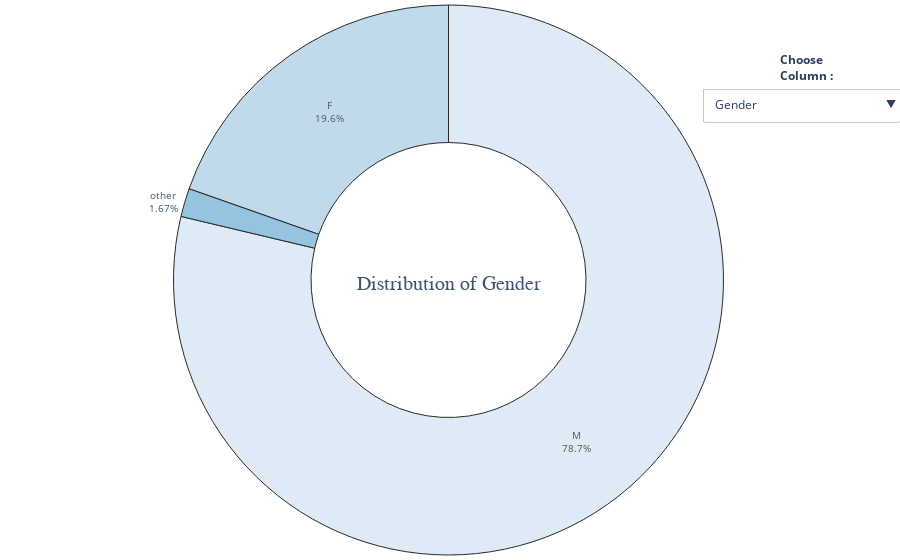

Notebook code cell kept with this figure:
### Code cell
# Univariate visualization of categorical variables

workplace_df_ = workplace_df.drop(['Age', 'Country'], axis=1)

buttons = []
i = 0
vis = [False] * 24

for col in workplace_df_.columns:
    vis[i] = True
    buttons.append({'label' : col,
             'method' : 'update',
             'args'   : [{'visible' : vis},
             {'title'  : col}] })
    i+=1
    vis = [False] * 24

fig = go.Figure()

for col in workplace_df_.columns:
    fig.add_trace(go.Pie(
             values = workplace_df_[col].value_counts(),
             labels = workplace_df_[col].value_counts().index,
             title = dict(text = 'Distribution of {}'.format(col),
                          font = dict(size=20, family = 'bold'),
                          ),
             hole = 0.5,
             hoverinfo='label+percent',))

fig.update_traces(hoverinfo='label+percent',
                  textinfo='label+percent',
                  textfont_size=10,
                  opacity = 0.9,
                  showlegend = False,
                  marker = dict(colors = sns.color_palette('Blues').as_hex(),
                              line=dict(color='#111111', width=1)))
              

fig.update_layout(margin=dict(t=0, b=0, l=0, r=0),
                  updatemenus = [dict(
                        type = 'dropdown',
                        x = 1.15,
                        y = 0.85,
                        showactive = True,
                        active = 0,
                        buttons = buttons)],
                 annotations=[
                             dict(text = "<b>Choose<br>Column<b> : ",
                             showarrow=False,
                             x = 1.06, y = 0.92, yref = "paper", align = "left")])

for i in range(1,22):
    fig.data[i].visible = False

fig.show()

### Figure 1 — Plotly figure (JSON) as saved in the notebook; plotly's stock layout.template omitted (floating-point values rounded to 4 significant figures)
{"data": [{"hole": 0.5, "hoverinfo": "label+percent", "labels": ["M", "F", "other"], "marker": {"colors": ["#dbe9f6", "#bad6eb", "#89bedc", "#539ecd", "#2b7bba", "#0b559f"], "line": {"color": "#111111", "width": 1}}, "opacity": 0.9, "showlegend": false, "textfont": {"size": 10}, "textinfo": "label+percent", "title": {"font": {"family": "bold", "size": 20}, "text": "Distribution of Gender"}, "type": "pie", "values": [991, 247, 21]}, {"hole": 0.5, "hoverinfo": "label+percent", "labels": ["No", "Yes"], "marker": {"colors": ["#dbe9f6", "#bad6eb", "#89bedc", "#539ecd", "#2b7bba", "#0b559f"], "line": {"color": "#111111", "width": 1}}, "opacity": 0.9, "showlegend": false, "textfont": {"size": 10}, "textinfo": "label+percent", "title": {"font": {"family": "bold", "size": 20}, "text": "Distribution of self_employed"}, "type": "pie", "values": [1111, 148], "visible": false}, {"hole": 0.5, "hoverinfo": "label+percent", "labels": ["No", "Yes"], "marker": {"colors": ["#dbe9f6", "#bad6eb", "#89bedc", "#539ecd", "#2b7bba", "#0b559f"], "line": {"color": "#111111", "width": 1}}, "opacity": 0.9, "showlegend": false, "textfont": {"size": 10}, "textinfo": "label+percent", "title": {"font": {"family": "bold", "size": 20}, "text": "Distribution of family_history"}, "type": "pie", "values": [767, 492], "visible": false}, {"hole": 0.5, "hoverinfo": "label+percent", "labels": ["Yes", "No"], "marker": {"colors": ["#dbe9f6", "#bad6eb", "#89bedc", "#539ecd", "#2b7bba", "#0b559f"], "line": {"color": "#111111", "width": 1}}, "opacity": 0.9, "showlegend": false, "textfont": {"size": 10}, "textinfo": "label+percent", "title": {"font": {"family": "bold", "size": 20}, "text": "Distribution of treatment"}, "type": "pie", "values": [637, 622], "visible": false}, {"hole": 0.5, "hoverinfo": "label+percent", "labels": ["Sometimes", "Never", "Rarely", "Often"], "marker": {"colors": ["#dbe9f6", "#bad6eb", "#89bedc", "#539ecd", "#2b7bba", "#0b559f"], "line": {"color": "#111111", "width": 1}}, "opacity": 0.9, "showlegend": false, "textfont": {"size": 10}, "textinfo": "label+percent", "title": {"font": {"family": "bold", "size": 20}, "text": "Distribution of work_interfere"}, "type": "pie", "values": [602, 264, 214, 179], "visible": false}, {"hole": 0.5, "hoverinfo": "label+percent", "labels": ["6-25", "26-100", "More than 1000", "100-500", "1-5", "500-1000"], "marker": {"colors": ["#dbe9f6", "#bad6eb", "#89bedc", "#539ecd", "#2b7bba", "#0b559f"], "line": {"color": "#111111", "width": 1}}, "opacity": 0.9, "showlegend": false, "textfont": {"size": 10}, "textinfo": "label+percent", "title": {"font": {"family": "bold", "size": 20}, "text": "Distribution of no_employees"}, "type": "pie", "values": [290, 289, 282, 176, 162, 60], "visible": false}, {"hole": 0.5, "hoverinfo": "label+percent", "labels": ["No", "Yes"], "marker": {"colors": ["#dbe9f6", "#bad6eb", "#89bedc", "#539ecd", "#2b7bba", "#0b559f"], "line": {"color": "#111111", "width": 1}}, "opacity": 0.9, "showlegend": false, "textfont": {"size": 10}, "textinfo": "label+percent", "title": {"font": {"family": "bold", "size": 20}, "text": "Distribution of remote_work"}, "type": "pie", "values": [883, 376], "visible": false}, {"hole": 0.5, "hoverinfo": "label+percent", "labels": ["Yes", "No"], "marker": {"colors": ["#dbe9f6", "#bad6eb", "#89bedc", "#539ecd", "#2b7bba", "#0b559f"], "line": {"color": "#111111", "width": 1}}, "opacity": 0.9, "showlegend": false, "textfont": {"size": 10}, "textinfo": "label+percent", "title": {"font": {"family": "bold", "size": 20}, "text": "Distribution of tech_company"}, "type": "pie", "values": [1031, 228], "visible": false}, {"hole": 0.5, "hoverinfo": "label+percent", "labels": ["Yes", "Don't know", "No"], "marker": {"colors": ["#dbe9f6", "#bad6eb", "#89bedc", "#539ecd", "#2b7bba", "#0b559f"], "line": {"color": "#111111", "width": 1}}, "opacity": 0.9, "showlegend": false, "textfont": {"size": 10}, "textinfo": "label+percent", "title": {"font": {"family": "bold", "size": 20}, "text": "Distribution of benefits"}, "type": "pie", "values": [477, 408, 374], "visible": false}, {"hole": 0.5, "hoverinfo": "label+percent", "labels": ["No", "Yes", "Not sure"], "marker": {"colors": ["#dbe9f6", "#bad6eb", "#89bedc", "#539ecd", "#2b7bba", "#0b559f"], "line": {"color": "#111111", "width": 1}}, "opacity": 0.9, "showlegend": false, "textfont": {"size": 10}, "textinfo": "label+percent", "title": {"font": {"family": "bold", "size": 20}, "text": "Distribution of care_options"}, "type": "pie", "values": [501, 444, 314], "visible": false}, {"hole": 0.5, "hoverinfo": "label+percent", "labels": ["No", "Yes", "Don't know"], "marker": {"colors": ["#dbe9f6", "#bad6eb", "#89bedc", "#539ecd", "#2b7bba", "#0b559f"], "line": {"color": "#111111", "width": 1}}, "opacity": 0.9, "showlegend": false, "textfont": {"size": 10}, "textinfo": "label+percent", "title": {"font": {"family": "bold", "size": 20}, "text": "Distribution of wellness_program"}, "type": "pie", "values": [842, 229, 188], "visible": false}, {"hole": 0.5, "hoverinfo": "label+percent", "labels": ["No", "Don't know", "Yes"], "marker": {"colors": ["#dbe9f6", "#bad6eb", "#89bedc", "#539ecd", "#2b7bba", "#0b559f"], "line": {"color": "#111111", "width": 1}}, "opacity": 0.9, "showlegend": false, "textfont": {"size": 10}, "textinfo": "label+percent", "title": {"font": {"family": "bold", "size": 20}, "text": "Distribution of seek_help"}, "type": "pie", "values": [646, 363, 250], "visible": false}, {"hole": 0.5, "hoverinfo": "label+percent", "labels": ["Don't know", "Yes", "No"], "marker": {"colors": ["#dbe9f6", "#bad6eb", "#89bedc", "#539ecd", "#2b7bba", "#0b559f"], "line": {"color": "#111111", "width": 1}}, "opacity": 0.9, "showlegend": false, "textfont": {"size": 10}, "textinfo": "label+percent", "title": {"font": {"family": "bold", "size": 20}, "text": "Distribution of anonymity"}, "type": "pie", "values": [819, 375, 65], "visible": false}, {"hole": 0.5, "hoverinfo": "label+percent", "labels": ["Don't know", "Somewhat easy", "Very easy", "Somewhat difficult", "Very difficult"], "marker": {"colors": ["#dbe9f6", "#bad6eb", "#89bedc", "#539ecd", "#2b7bba", "#0b559f"], "line": {"color": "#111111", "width": 1}}, "opacity": 0.9, "showlegend": false, "textfont": {"size": 10}, "textinfo": "label+percent", "title": {"font": {"family": "bold", "size": 20}, "text": "Distribution of leave"}, "type": "pie", "values": [563, 266, 206, 126, 98], "visible": false}, {"hole": 0.5, "hoverinfo": "label+percent", "labels": ["No", "Maybe", "Yes"], "marker": {"colors": ["#dbe9f6", "#bad6eb", "#89bedc", "#539ecd", "#2b7bba", "#0b559f"], "line": {"color": "#111111", "width": 1}}, "opacity": 0.9, "showlegend": false, "textfont": {"size": 10}, "textinfo": "label+percent", "title": {"font": {"family": "bold", "size": 20}, "text": "Distribution of mental_health_consequence"}, "type": "pie", "values": [490, 477, 292], "visible": false}, {"hole": 0.5, "hoverinfo": "label+percent", "labels": ["No", "Maybe", "Yes"], "marker": {"colors": ["#dbe9f6", "#bad6eb", "#89bedc", "#539ecd", "#2b7bba", "#0b559f"], "line": {"color": "#111111", "width": 1}}, "opacity": 0.9, "showlegend": false, "textfont": {"size": 10}, "textinfo": "label+percent", "title": {"font": {"family": "bold", "size": 20}, "text": "Distribution of phys_health_consequence"}, "type": "pie", "values": [925, 273, 61], "visible": false}, {"hole": 0.5, "hoverinfo": "label+percent", "labels": ["Some of them", "No", "Yes"], "marker": {"colors": ["#dbe9f6", "#bad6eb", "#89bedc", "#539ecd", "#2b7bba", "#0b559f"], "line": {"color": "#111111", "width": 1}}, "opacity": 0.9, "showlegend": false, "textfont": {"size": 10}, "textinfo": "label+percent", "title": {"font": {"family": "bold", "size": 20}, "text": "Distribution of coworkers"}, "type": "pie", "values": [774, 260, 225], "visible": false}, {"hole": 0.5, "hoverinfo": "label+percent", "labels": ["Yes", "No", "Some of them"], "marker": {"colors": ["#dbe9f6", "#bad6eb", "#89bedc", "#539ecd", "#2b7bba", "#0b559f"], "line": {"color": "#111111", "width": 1}}, "opacity": 0.9, "showlegend": false, "textfont": {"size": 10}, "textinfo": "label+percent", "title": {"font": {"family": "bold", "size": 20}, "text": "Distribution of supervisor"}, "type": "pie", "values": [516, 393, 350], "visible": false}, {"hole": 0.5, "hoverinfo": "label+percent", "labels": ["No", "Maybe", "Yes"], "marker": {"colors": ["#dbe9f6", "#bad6eb", "#89bedc", "#539ecd", "#2b7bba", "#0b559f"], "line": {"color": "#111111", "width": 1}}, "opacity": 0.9, "showlegend": false, "textfont": {"size": 10}, "textinfo": "label+percent", "title": {"font": {"family": "bold", "size": 20}, "text": "Distribution of mental_health_interview"}, "type": "pie", "values": [1008, 207, 44], "visible": false}, {"hole": 0.5, "hoverinfo": "label+percent", "labels": ["Maybe", "No", "Yes"], "marker": {"colors": ["#dbe9f6", "#bad6eb", "#89bedc", "#539ecd", "#2b7bba", "#0b559f"], "line": {"color": "#111111", "width": 1}}, "opacity": 0.9, "showlegend": false, "textfont": {"size": 10}, "textinfo": "label+percent", "title": {"font": {"family": "bold", "size": 20}, "text": "Distribution of phys_health_interview"}, "type": "pie", "values": [557, 500, 202], "visible": false}, {"hole": 0.5, "hoverinfo": "label+percent", "labels": ["Don't know", "Yes", "No"], "marker": {"colors": ["#dbe9f6", "#bad6eb", "#89bedc", "#539ecd", "#2b7bba", "#0b559f"], "line": {"color": "#111111", "width": 1}}, "opacity": 0.9, "showlegend": false, "textfont": {"size": 10}, "textinfo": "label+percent", "title": {"font": {"family": "bold", "size": 20}, "text": "Distribution of mental_vs_physical"}, "type": "pie", "values": [576, 343, 340], "visible": false}, {"hole": 0.5, "hoverinfo": "label+percent", "labels": ["No", "Yes"], "marker": {"colors": ["#dbe9f6", "#bad6eb", "#89bedc", "#539ecd", "#2b7bba", "#0b559f"], "line": {"color": "#111111", "width": 1}}, "opacity": 0.9, "showlegend": false, "textfont": {"size": 10}, "textinfo": "label+percent", "title": {"font": {"family": "bold", "size": 20}, "text": "Distribution of obs_consequence"}, "type": "pie", "values": [1075, 184], "visible": false}], "layout": {"annotations": [{"align": "left", "showarrow": false, "text": "<b>Choose<br>Column<b> : ", "x": 1.06, "y": 0.92, "yref": "paper"}], "margin": {"b": 0, "l": 0, "r": 0, "t": 0}, "updatemenus": [{"active": 0, "buttons": [{"args": [{"visible": [true, false, false, false, false, false, false, false, false, false, false, false, false, false, false, false, false, false, false, false, false, false, false, false]}, {"title": "Gender"}], "label": "Gender", "method": "update"}, {"args": [{"visible": [false, true, false, false, false, false, false, false, false, false, false, false, false, false, false, false, false, false, false, false, false, false, false, false]}, {"title": "self_employed"}], "label": "self_employed", "method": "update"}, {"args": [{"visible": [false, false, true, false, false, false, false, false, false, false, false, false, false, false, false, false, false, false, false, false, false, false, false, false]}, {"title": "family_history"}], "label": "family_history", "method": "update"}, {"args": [{"visible": [false, false, false, true, false, false, false, false, false, false, false, false, false, false, false, false, false, false, false, false, false, false, false, false]}, {"title": "treatment"}], "label": "treatment", "method": "update"}, {"args": [{"visible": [false, false, false, false, true, false, false, false, false, false, false, false, false, false, false, false, false, false, false, false, false, false, false, false]}, {"title": "work_interfere"}], "label": "work_interfere", "method": "update"}, {"args": [{"visible": [false, false, false, false, false, true, false, false, false, false, false, false, false, false, false, false, false, false, false, false, false, false, false, false]}, {"title": "no_employees"}], "label": "no_employees", "method": "update"}, {"args": [{"visible": [false, false, false, false, false, false, true, false, false, false, false, false, false, false, false, false, false, false, false, false, false, false, false, false]}, {"title": "remote_work"}], "label": "remote_work", "method": "update"}, {"args": [{"visible": [false, false, false, false, false, false, false, true, false, false, false, false, false, false, false, false, false, false, false, false, false, false, false, false]}, {"title": "tech_company"}], "label": "tech_company", "method": "update"}, {"args": [{"visible": [false, false, false, false, false, false, false, false, true, false, false, false, false, false, false, false, false, false, false, false, false, false, false, false]}, {"title": "benefits"}], "label": "benefits", "method": "update"}, {"args": [{"visible": [false, false, false, false, false, false, false, false, false, true, false, false, false, false, false, false, false, false, false, false, false, false, false, false]}, {"title": "care_options"}], "label": "care_options", "method": "update"}, {"args": [{"visible": [false, false, false, false, false, false, false, false, false, false, true, false, false, false, false, false, false, false, false, false, false, false, false, false]}, {"title": "wellness_program"}], "label": "wellness_program", "method": "update"}, {"args": [{"visible": [false, false, false, false, false, false, false, false, false, false, false, true, false, false, false, false, false, false, false, false, false, false, false, false]}, {"title": "seek_help"}], "label": "seek_help", "method": "update"}, {"args": [{"visible": [false, false, false, false, false, false, false, false, false, false, false, false, true, false, false, false, false, false, false, false, false, false, false, false]}, {"title": "anonymity"}], "label": "anonymity", "method": "update"}, {"args": [{"visible": [false, false, false, false, false, false, false, false, false, false, false, false, false, true, false, false, false, false, false, false, false, false, false, false]}, {"title": "leave"}], "label": "leave", "method": "update"}, {"args": [{"visible": [false, false, false, false, false, false, false, false, false, false, false, false, false, false, true, false, false, false, false, false, false, false, false, false]}, {"title": "mental_health_consequence"}], "label": "mental_health_consequence", "method": "update"}, {"args": [{"visible": [false, false, false, false, false, false, false, false, false, false, false, false, false, false, false, true, false, false, false, false, false, false, false, false]}, {"title": "phys_health_consequence"}], "label": "phys_health_consequence", "method": "update"}, {"args": [{"visible": [false, false, false, false, false, false, false, false, false, false, false, false, false, false, false, false, true, false, false, false, false, false, false, false]}, {"title": "coworkers"}], "label": "coworkers", "method": "update"}, {"args": [{"visible": [false, false, false, false, false, false, false, false, false, false, false, false, false, false, false, false, false, true, false, false, false, false, false, false]}, {"title": "supervisor"}], "label": "supervisor", "method": "update"}, {"args": [{"visible": [false, false, false, false, false, false, false, false, false, false, false, false, false, false, false, false, false, false, true, false, false, false, false, false]}, {"title": "mental_health_interview"}], "label": "mental_health_interview", "method": "update"}, {"args": [{"visible": [false, false, false, false, false, false, false, false, false, false, false, false, false, false, false, false, false, false, false, true, false, false, false, false]}, {"title": "phys_health_interview"}], "label": "phys_health_interview", "method": "update"}, {"args": [{"visible": [false, false, false, false, false, false, false, false, false, false, false, false, false, false, false, false, false, false, false, false, true, false, false, false]}, {"title": "mental_vs_physical"}], "label": "mental_vs_physical", "method": "update"}, {"args": [{"visible": [false, false, false, false, false, false, false, false, false, false, false, false, false, false, false, false, false, false, false, false, false, true, false, false]}, {"title": "obs_consequence"}], "label": "obs_consequence", "method": "update"}], "showactive": true, "type": "dropdown", "x": 1.15, "y": 0.85}]}}
